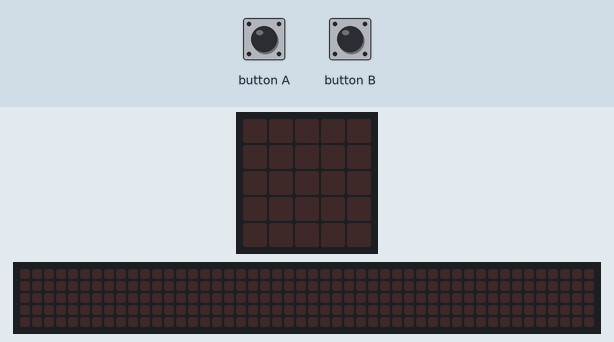
A program run on a simulated BBC micro:bit running MicroPython. On the bench: the board's 5×5 LED display, a strip that is not on the board, showing the scrolling text unrolled. The test bench sets the inputs (shaded band). The 48×5 strip is a reading aid, not a part: it shows the text the display is scrolling, unrolled, one strip-width of it at a time.

Above: at 5.0 s.
5.1 s: button A pressed for 0.15 s
5.8 s: button A pressed for 1 s
8.3 s: button B pressed for 0.15 s
At 9.4 s:
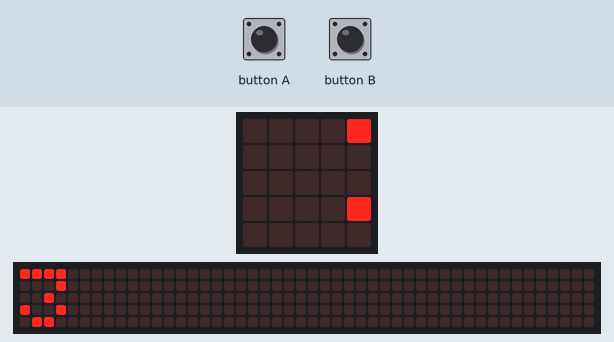
At 9.8 s:
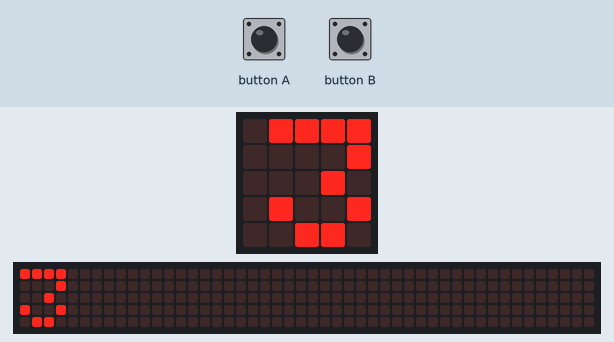
Timing chart, 0 to 11.3 s (numbered marks = the images above; inputs shaded):
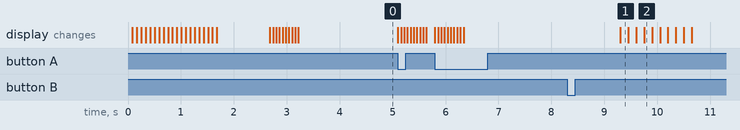

The program:

FakeListener.py
```python
from microbit import *
import radio

# Fake Listener - pretends to be a race, and listens.
#
# User selects group with button_a, then locks it in with button_b
# Then the device will show received messages on that group.
# Pro-tip:
# Hold button_b during power on to switch straight to group 21.

radio.on()

picking_group = True

display.scroll('Ear', 80)
if button_b.is_pressed():
    group = 21
    display.scroll('Pro')
    picking_group = False
else:
    group = 1

x = button_b.was_pressed()   # clear this flag

sleep(1000)
display.scroll(group, 60)

while picking_group:
    if button_a.was_pressed():
        group = group + 1
        display.scroll(group, 60)
    if button_b.was_pressed():
        picking_group = False

display.show(">")
display.clear()

radio.config(group=group)

sleep(1000)
display.scroll(group)

indicator = False

def toggle_indicator():
    global indicator
    display.set_pixel(0, 0, 8 if indicator else 0)
    indicator = not indicator

while True:
    incoming = radio.receive()
    if incoming is None:
        pass
    else:
        if incoming == 'a':
            display.show('a')
        elif incoming == 'b':
            display.show('b')
        elif incoming == 'start':
            display.show('s')
        # display.scroll(incoming, 50)
        toggle_indicator()
    sleep(10)
```

Measured:
- after the input at 8.3 s, the display: changes after 1.0 s (image 1)
